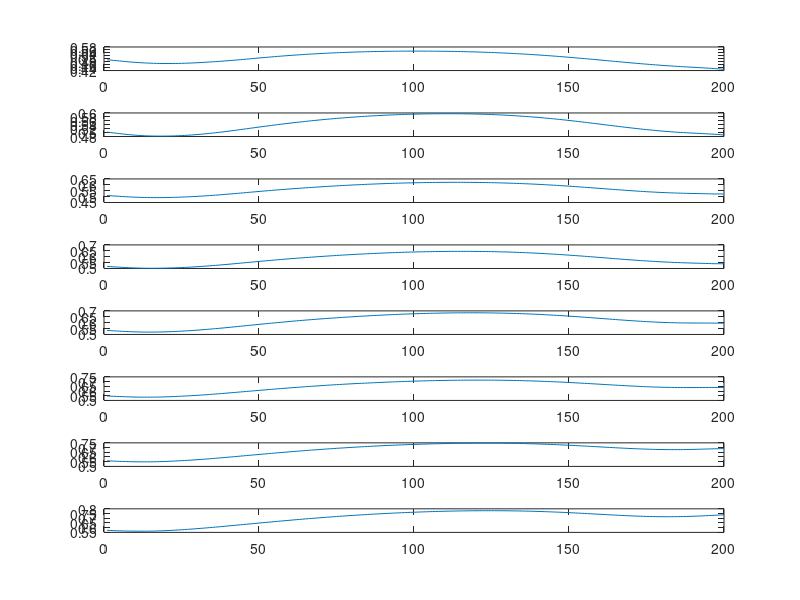
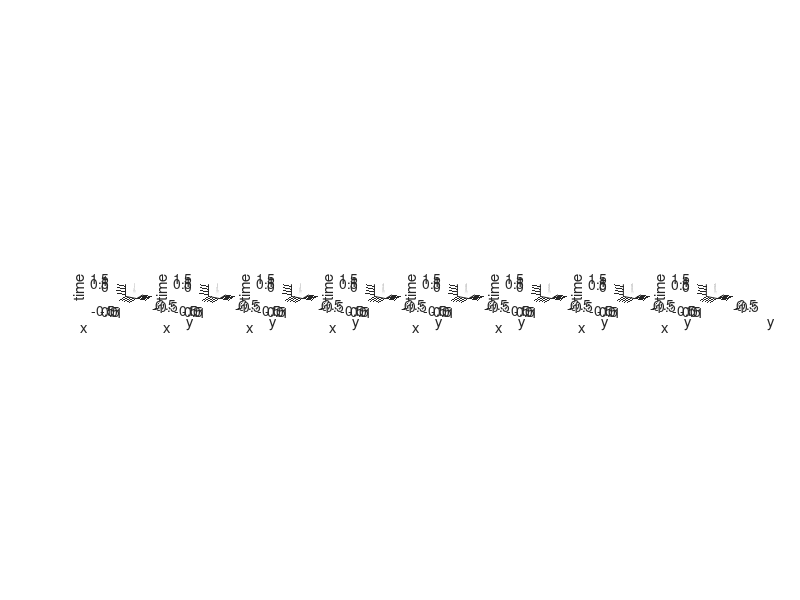

MATLAB code for these plots, in order: (Note: this script raises an error after producing the figures.)
clear all
close all
clc

load funnel_3deg.mat;

%%
figure(10)
for i=1:length(Rho)
    subplot(8,1,i)
    plot(Rho{i})
end

validFinal = 180;

%%
P = [];
for i=1:length(Lyap)
    for j=1:validFinal
        p = Lyap{i}(6*(j-1)+1:6*j);
        P_ = [p(1)   0    0  p(3)   0    0;
               0  p(1)   0    0  p(3)   0;
               0    0  p(2)   0    0  p(4);
             p(3)   0    0  p(5)   0    0;
               0  p(3)   0    0  p(5)   0;
               0    0  p(4)   0    0  p(6)];
        P{i,j} = P_;
    end
end

%%
ang = -pi:0.2:pi+0.1;
xx = []; yy = []; zz = [];
xx_ = []; yy_ = []; zz_ = [];

chad = 5;
for acc = 1:length(Lyap)
    for num = 1:floor(validFinal / chad)
        p = P{acc,num*chad}/ Rho{i}(j);
        invp = inv(p);      
        for j=1:length(ang)
            for k=1:length(ang)
                a = [sin(ang(j))*sin(ang(k));sin(ang(j))*cos(ang(k));cos(ang(j));zeros(3,1)];
                lambda = sqrt(a'*invp*a);
                temp = 1/lambda*invp*a;
                xx{acc,num}(j,k) = temp(1); yy{acc,num}(j,k) = temp(2); zz{acc,num}(j,k) = temp(3);
%                 xx_{acc,num}(j,k) = -temp(1); yy_{acc,num}(j,k) = -temp(2); zz_{acc,num}(j,k) = -temp(3);
            end
        end
    end
end
p = [];

%%
figure(20);clf;
for acc = 1:length(Lyap)
    subplot(1,8,acc);
    hold on
    for num = 1:floor(validFinal / chad)
%         surf([xx{acc,num} xx_{acc,num}],[yy{acc,num} yy_{acc,num}],[zz{acc,num} zz_{acc,num}]+num*0.05,'FaceColor',[0.8 0.8 0.8],'FaceAlpha',0.01*num,'LineStyle','none');
        xlabel('x')
        ylabel('y')
        zlabel('time')
        surf(xx{acc,num},yy{acc,num},zz{acc,num}+num*0.05,'FaceColor',[0.8 0.8 0.8],'FaceAlpha',0.01*num,'LineStyle','none');
        axis equal
        view(30,20)
    end
end

%%
T  =  [0  0.7  1.0  1.3  2.0]*2.0;

p(1,:) = [0 2  4 6 0];
p(2,:) = [0 1 -1 0 0];
p(3,:) = [1.8 1.6 1.4 1.2 1.8];

% T  =  [0  0.7  1.0  1.3  2.0]*2;
% 
% p(1,:) = [0 3 4 3 0];
% p(2,:) = [1 -1 0 1 -1];
% p(3,:) = [1.8 1.6 1.4 1.4 1.4];

opts = qpOASES_options('mpc');
tic;
[cost,T,coeffs_x,coeffs_y,coeffs_z] = calc_min_cost4(T,p,opts);
toc;

n = 8;
i=1; a_c_x = coeffs_x(n*(i-1)+1:n*i);
i=2; b_c_x = coeffs_x(n*(i-1)+1:n*i);
i=3; c_c_x = coeffs_x(n*(i-1)+1:n*i);
i=4; d_c_x = coeffs_x(n*(i-1)+1:n*i);

i=1; a_c_y = coeffs_y(n*(i-1)+1:n*i);
i=2; b_c_y = coeffs_y(n*(i-1)+1:n*i);
i=3; c_c_y = coeffs_y(n*(i-1)+1:n*i);
i=4; d_c_y = coeffs_y(n*(i-1)+1:n*i);

i=1; a_c_z = coeffs_z(n*(i-1)+1:n*i);
i=2; b_c_z = coeffs_z(n*(i-1)+1:n*i);
i=3; c_c_z = coeffs_z(n*(i-1)+1:n*i);
i=4; d_c_z = coeffs_z(n*(i-1)+1:n*i);

Ta = T(1):0.01:T(2);
Tb = T(2):0.01:T(3);
Tc = T(3):0.01:T(4);
Td = T(4):0.01:T(5);

p1_x = calc_trj_(a_c_x,Ta);
p2_x = calc_trj_(b_c_x,Tb);
p3_x = calc_trj_(c_c_x,Tc);
p4_x = calc_trj_(d_c_x,Td);

p1_y = calc_trj_(a_c_y,Ta);
p2_y = calc_trj_(b_c_y,Tb);
p3_y = calc_trj_(c_c_y,Tc);
p4_y = calc_trj_(d_c_y,Td);

p1_z = calc_trj_(a_c_z,Ta);
p2_z = calc_trj_(b_c_z,Tb);
p3_z = calc_trj_(c_c_z,Tc);
p4_z = calc_trj_(d_c_z,Td);

figure(30);clf;
% subplot(2,1,1)
hold on
plot3([p1_x p2_x p3_x p4_x],[p1_y p2_y p3_y p4_y],[p1_z p2_z p3_z p4_z],'-k');
for i=1:5
    plot3(p(1,i),p(2,i),p(3,i),'*','markersize',10)
end
axis equal;
view(30,20);
xlabel('x');
ylabel('y');
zlabel('z');

acc1_x = calc_a_(a_c_x,Ta);
acc2_x = calc_a_(b_c_x,Tb);
acc3_x = calc_a_(c_c_x,Tc);
acc4_x = calc_a_(d_c_x,Td);

acc1_y = calc_a_(a_c_y,Ta);
acc2_y = calc_a_(b_c_y,Tb);
acc3_y = calc_a_(c_c_y,Tc);
acc4_y = calc_a_(d_c_y,Td);

acc1_z = calc_a_(a_c_z,Ta);
acc2_z = calc_a_(b_c_z,Tb);
acc3_z = calc_a_(c_c_z,Tc);
acc4_z = calc_a_(d_c_z,Td);

pos = [p1_x(1:end-1) p2_x(1:end-1) p3_x(1:end-1) p4_x;
       p1_y(1:end-1) p2_y(1:end-1) p3_y(1:end-1) p4_y;
       p1_z(1:end-1) p2_z(1:end-1) p3_z(1:end-1) p4_z];


acc = [acc1_x(1:end-1) acc2_x(1:end-1) acc3_x(1:end-1) acc4_x;
       acc1_y(1:end-1) acc2_y(1:end-1) acc3_y(1:end-1) acc4_y;
       acc1_z(1:end-1) acc2_z(1:end-1) acc3_z(1:end-1) acc4_z];

acc_norm = 0;
for k=1:length(acc)
   acc_norm(k) = norm(acc(:,k)); 
end
% subplot(2,1,2)
% plot([Ta(1:end-1) Tb(1:end-1) Tc(1:end-1) Td],acc_norm);
% xlabel('sec');
% ylabel('acc');

%%
funnel = [];
funnel{1} = P{1,validFinal};
prevFunnelIdx = 1;
prevTimeIdx = validFinal;
infos = [1;validFinal];
tt = [Ta(1:end-1) Tb(1:end-1) Tc(1:end-1) Td];

for k = 2 : length(tt)
    ar_chad = acc_norm(k);
    funnelIdx = floor(ar_chad / 2) + 1;
    if funnelIdx == prevFunnelIdx
       timeIdx = prevTimeIdx + 1;
       if timeIdx > validFinal
          timeIdx = validFinal;
       end
       funnel{k} = P{funnelIdx,timeIdx}; 
       prevTimeIdx = timeIdx;
    else
        cnt = 0;
        while(1)
            Pchad = P{funnelIdx,validFinal - cnt};
            Pdiff = Pchad - funnel{k-1};
            eigchad = eig(Pdiff);
            if(sum(find(eigchad < 0)) == 21)
                break;
            end
            cnt = cnt + 1;
        end
        funnel{k} = P{funnelIdx,validFinal - cnt};   
        prevTimeIdx = validFinal - cnt;
    end
    
    prevFunnelIdx = funnelIdx;
    infos(:,k) = [funnelIdx;prevTimeIdx];
end

%%
figure(23);
clf;
for k = 1:length(tt)
    acc = infos(1,k); num = floor(infos(2,k)/5);
%     surf([xx{acc,num} xx_{acc,num}]+pos(1,k),[yy{acc,num} yy_{acc,num}]+pos(2,k),[zz{acc,num} zz_{acc,num}]+pos(3,k),'FaceColor',[0.8 0.8 0.8],'FaceAlpha',0.1,'LineStyle','none');
    surf([xx{acc,num}]+pos(1,k),[yy{acc,num}]+pos(2,k),[zz{acc,num}]+pos(3,k),'FaceColor',[0.8 0.8 0.8],'FaceAlpha',0.1,'LineStyle','none');
    hold on
end
grid off
axis equal
xlabel('x')
ylabel('y')
zlabel('z')

%%
bag = rosbag('pos2.bag');
pose = bag.timeseries.Data;
simPos = pose(:,1:3);

%%
plot3(simPos(:,1),simPos(:,2),simPos(:,3),'linewidth',3);





